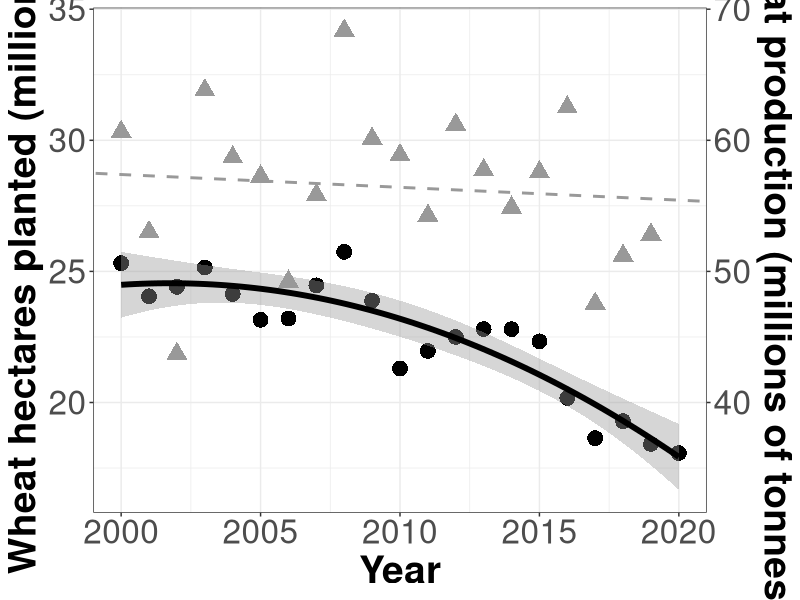

The R script that drew this image: (Note: this script raises an error after producing the figure.)
## ---- chunk 1
master.df <- read.csv2("wheat_IM_data.csv", sep = ",", header = T)
colnames(master.df)
master.df$Year <- as.factor(master.df$Year)
master.df$weight_lbs <- as.numeric(as.character(master.df$weight_lbs))
master.df$Percent_Moisture <- 
  as.numeric(as.character(master.df$Percent_Moisture))
master.df$Yield_bushels_acre <- 
  as.numeric(as.character(master.df$Yield_bushels_acre))
master.df$Yield_kg_hect <- as.numeric(as.character(master.df$Yield_kg_hect))
master.df$Test_weight_kg_hL <- 
  as.numeric(as.character(master.df$Test_weight_kg_hL))
master.df$seed_weight_250g <- 
  as.numeric(as.character(master.df$seed_weight_250g))
master.df$TKW_g <- as.numeric(as.character(master.df$TKW_g))

#Disease data
master.df$Stripe_Rust_DI <- as.numeric(master.df$Stripe_Rust_DI)
master.df$Stripe_Rust_DI_beta <- master.df$Stripe_Rust_DI/100
master.df$Stripe_Rust_DS <- as.numeric(master.df$Stripe_Rust_DS)
master.df$Stripe_Rust_DS_beta <- master.df$Stripe_Rust_DS/80

master.df$FHB_DI <- as.numeric(master.df$FHB_DI)
master.df$FHB_DI_beta <- master.df$FHB_DI/15
master.df$FHB_DS <- as.numeric(master.df$FHB_DS)
master.df$FHB_DS_beta <- master.df$FHB_DS/45
master.df$DON_ppm <- as.numeric(as.character(master.df$DON_ppm))
master.df$DON_ppm <- master.df$DON_ppm + 0.001
master.df$DON_ppm_log <- log(master.df$DON_ppm)
colnames(master.df)
## ---- chunk 2
planted.df <- read.csv2("planted_acres_yield_price.csv", 
                        sep = ",", header = T)
planted.df$Year
planted.df$WHEAT_ACRES_PLANTED <-
  as.numeric(as.character(planted.df$WHEAT_ACRES_PLANTED))
planted.df$WHEAT_BUSHELS_PRODUCED
planted.df$WHEAT_PRICE_RECIEVED_USD_BUSHEL <- 
  as.numeric(as.character(planted.df$WHEAT_PRICE_RECIEVED_USD_BUSHEL))
#Convert acres planted to hectares (divide acres by 2.471)
planted.df$WHEAT_HECTARES_PLANTED <- planted.df$WHEAT_ACRES_PLANTED/2.471
#Divide by 1 thousand to get in decent units
planted.df$WHEAT_HECTARES_PLANTED <- planted.df$WHEAT_HECTARES_PLANTED/1000000
#Convert bushels produced to tonnes (divide bushel by 36.74)
planted.df$WHEAT_TONNES_PRODUCED <- planted.df$WHEAT_BUSHELS_PRODUCED/36.74
#Divide by 1 million to get in decent units
planted.df$WHEAT_TONNES_PRODUCED <- planted.df$WHEAT_TONNES_PRODUCED/1000000
library(ggplot2)
ggplot(planted.df, aes(x=Year)) +
  geom_point(aes(y = WHEAT_HECTARES_PLANTED), size = 5, shape = 16) +
  stat_smooth(aes(y = WHEAT_HECTARES_PLANTED), 
              method = "lm", formula = y ~ x + I(x^2), 
              colour = "black", linetype = 1, size = 2) +
  #geom_text(x=2017, y=16.5, label="y = -0.33x + 682.0 \n P < 0.001",
  #          size = 8) +
  geom_point(aes(y = WHEAT_TONNES_PRODUCED/2), size = 5, shape = 17, 
             colour = "grey60") +
  geom_abline(slope = (-0.09773083/2), intercept = (252.85130202/2),
              colour = "grey60", linetype = 2, size = 1) +
  #geom_text(x=2017.5, y=32, label="y = -0.10x + 252.9 \n P = 0.68",
  #          colour = "grey60", size = 8) +
  ylab("Wheat hectares planted (millions)") +
  scale_y_continuous(sec.axis = sec_axis(~.*2, name = "Wheat production (millions of tonnes)")) +
  theme_bw() + theme(strip.text.x = element_text(size=8, face = "bold"),
                     axis.text.x=element_text(size=24),
                     axis.text.y=element_text(size=24),
                     axis.title.x=element_text(size=28, face="bold"),
                     axis.title.y=element_text(size=28, face="bold"))

plant.lm <- lm(WHEAT_HECTARES_PLANTED~Year, planted.df)
summary(plant.lm)
planted.df$Year2 <- planted.df$Year^2
plant.quad <- lm(WHEAT_HECTARES_PLANTED~Year + Year2, planted.df)
summary(plant.quad)
#Quadratic fit is better for hectares planted

yield.lm <- lm(WHEAT_TONNES_PRODUCED~Year, planted.df)
summary(yield.lm)
yield.lm$coefficients
yield.quad <- lm(WHEAT_TONNES_PRODUCED~Year + Year2, planted.df)
summary(yield.quad)
planted.df$Year3 <- planted.df$Year^3
yield.cubic <- lm(WHEAT_TONNES_PRODUCED~Year + Year2 + Year3, planted.df)
summary(yield.cubic)
## ---- chunk 3
colnames(master.df)
#Use this function to get variety x management x year means
#Replace "Test_weight_kg_hL" with "Yield_kg_hect" in the function if you want the yield results
#Just replace "Pro 200" with whatever variety you're interested in
get_mean <- function(var, man, yr) {
  temp.df <- with(master.df, master.df[variety == as.character(var) & 
                                       management == as.character(man) &
                                       Year == as.character(yr),])
  mean(na.omit(temp.df$Test_weight_kg_hL))
}
get_mean("Pro 200","Current","2016")
get_mean("Pro 200","MidLevel","2016")
get_mean("Pro 200","HighLevel","2016")
get_mean("Pro 200","Current","2017")
get_mean("Pro 200","MidLevel","2017")
get_mean("Pro 200","HighLevel","2017")
get_mean("Pro 200","Current","2018")
get_mean("Pro 200","MidLevel","2018")
get_mean("Pro 200","HighLevel","2018")
get_mean("Pro 200","Current","2019")
get_mean("Pro 200","MidLevel","2019")
get_mean("Pro 200","HighLevel","2019")

#Use this function to variety means across years
#Replace "Test_weight_kg_hL" with "Yield_kg_hect" in the function if you want the yield results
#Just replace "Pro 200" with whatever variety you're interested in
get_mean2 <- function(var) {
  temp.df <- with(master.df, master.df[variety == as.character(var),])
  mean(na.omit(temp.df$Test_weight_kg_hL))
}
get_mean2("Pro 200")

#Get Tukey group letters for management effects of variety within year
#Replace "Test_weight_kg_hL" with "Yield_kg_hect" in the function if you want the yield results
#Just replace "Pro 200" with whatever variety you're interested in
library(lme4)
library(lmerTest)
library(emmeans)
#Use these functions to dtermine tukey groups for Yield. 
#Change "Yield_kg_hect" to "Test_weight_kg_hL" to get test weight data
AOVTukey_withinvar <- function(var, yr) {
  temp.df <- with(master.df, master.df[variety == as.character(var) &
                                       Year == as.character(yr),])
  mod <- lmer(Yield_kg_hect ~ management +
                                  (1|rep), data = temp.df)
  mod.em <- emmeans(mod, ~ management)
  mod.results <- multcomp::cld(mod.em, 
                            alpha = 0.05, 
                            adjust = "tuk", 
                            Letters = letters, 
                            reversed = TRUE, 
                            details = TRUE)
  mod.results$emmeans
}
AOVTukey_acrossvar <- function(yr) {
  temp.df <- with(master.df, master.df[Year == as.character(yr),])
  mod <- lmer(Yield_kg_hect ~ management +
                                  (1|rep) +
                                  (1|variety), data = temp.df)
  mod.em <- emmeans(mod, ~ management)
  mod.results <- multcomp::cld(mod.em, 
                            alpha = 0.05, 
                            adjust = "tuk", 
                            Letters = letters, 
                            reversed = TRUE, 
                            details = TRUE)
  mod.results$emmeans
}

#Use this code to determine tukey groups within var. Just change "Pro 380" with whatever variety you desire.
AOVTukey_withinvar("Pro 380", "2016")
AOVTukey_withinvar("Pro 380", "2017")
AOVTukey_withinvar("Pro 380", "2018")
AOVTukey_withinvar("Pro 380", "2019")
AOVTukey_acrossvar("2016")
AOVTukey_acrossvar("2017")
AOVTukey_acrossvar("2018")
AOVTukey_acrossvar("2019")

#Get Tukey group letters for variety effects across years
#Change "Yield_kg_hect" to "Test_weight_kg_hL" to get test weight data
library(emmeans)
library(multcomp)
allvar_lm <- lmer(Yield_kg_hect ~ variety +
                                      (1|rep) +
                                      (1|Year) +
                                      (1|rep:Year), data = master.df)
allvar_anova <- emmeans(allvar_lm, ~variety)
allvar_anova_results <- multcomp::cld(allvar_anova, 
                            alpha = 0.05, 
                            adjust = "tuk", 
                            Letters = letters, 
                            reversed = TRUE, 
                            details = TRUE)
allvar_anova_results2$emmeans
## ---- chunk 4
#Examine if data can be combined across years
yield.aov <- aov(Yield_kg_hect ~ Year, data = master.df)
summary(yield.aov)
TukeyHSD(yield.aov)
#Significantly higher yields in 2016 than in any other year. Check test weight too
TW.aov <- aov(Test_weight_kg_hL ~ Year, data = master.df)
summary(TW.aov)
TukeyHSD(TW.aov)
#Incorporate this info into the data frame for plotting
master.df$Year
master.df$YearTukey <- rep(c("A","B","B","B"), each = 168)
master.df$Test_weight_kg_hL
master.df$Test_weight_kg_hLTukey <- rep(c("A","C","B","C"), each = 168)
library(ggplot2)
library(ggpubr)
#install.packages("forcats")
#install.packages("rstatix")
library(forcats)
library(rstatix)
colnames(master.df)
master.df$management <- fct_relevel(master.df$management,
                                    "Current","MidLevel","HighLevel")
treatments <- list(c("Current", "MidLevel"),
                   c("Current", "HighLevel"),
                   c("MidLevel", "HighLevel"))

symnum.args <- list(
  cutpoints = c(0, 0.001, 0.01, 0.05, 1), 
  symbols = c("***","**","*","ns"))

p1 <- ggplot(data = master.df, aes(x = management, y = Yield_kg_hect/1000, 
                             fill = management)) +
  stat_summary(fun = mean, position="identity", geom = "bar") +
  stat_summary(fun.data = mean_se, 
               position = "identity", 
               geom = "errorbar",
               width = 0.5) +
  stat_compare_means(comparisons = treatments, 
                     size = 5, label = "p.adj.signif", method = "t.test",
                     label.y = c(11,12.5,14), symnum.args = symnum.args) +
  geom_jitter(width = 0.1, alpha = 0.5) +
  scale_y_continuous(expand = expansion(mult = c(0, 0.1))) +
  facet_grid(~Year + YearTukey, switch="x") +
  ylab("Yield\n(thousands of kg / hectare)") +
  #ggtitle("") +
  theme_bw() + guides(fill=guide_legend("Management Intensity")) +
  theme(legend.position="none",
          legend.title=element_text(size=24),
          legend.text=element_text(size=24),
          strip.text.x = element_text(size=20, face = "bold"),
          axis.text.x=element_blank(), 
          axis.text.y=element_text(size=20),
          axis.title.x=element_blank(), 
          axis.title.y=element_text(size=20, face="bold"), 
          axis.ticks.x=element_blank(),
          panel.background=element_blank()) +
  scale_fill_grey()

p2 <- ggplot(data = master.df, aes(x = management, y = Test_weight_kg_hL, 
                             fill = management)) +
  stat_summary(fun = mean, position="identity", geom = "bar") +
  stat_summary(fun.data = mean_se, 
               position = "identity", 
               geom = "errorbar",
               width = 0.5) +
  stat_compare_means(comparisons = treatments, 
                     size = 5, label = "p.signif", method = "t.test",
                     label.y = c(85,95,107), symnum.args = symnum.args) +
  geom_jitter(width = 0.1, alpha = 0.5) +
  scale_y_continuous(expand = expansion(mult = c(0, 0.1))) +
  geom_hline(aes(yintercept=75), linetype = 2) +
  facet_grid(~Year + Test_weight_kg_hLTukey, switch="x") +
  ylab("Wheat test weight\n(kg / hectaliter)") +
  #ggtitle("") +
  theme_bw() + guides(fill=guide_legend("Management Intensity")) +
  theme(legend.position="bottom",
          legend.title=element_text(size=24),
          legend.text=element_text(size=24),
          strip.text.x = element_text(size=20, face = "bold"),
          axis.text.x=element_blank(), 
          axis.text.y=element_text(size=20),
          axis.title.x=element_blank(), 
          axis.title.y=element_text(size=20, face="bold"), 
          axis.ticks.x=element_blank(),
          panel.background=element_blank()) +
  scale_fill_grey()

library(gridExtra)
grid.arrange(p1,p2,ncol=1)
## ---- chunk 5
colnames(master.df)
get.prob <- function(man) {
  temp.df <- master.df[master.df$management == as.character(man),]
  n <- length(temp.df$Test_weight_lbs_bu)
  nodock_count <- 0
  dock1_count <- 0
  dock2_count <- 0
  dock3_count <- 0
  for (i in temp.df$Test_weight_lbs_bu){
    if (i >= 58){
      nodock_count <- nodock_count + 1
    }
    else if (i < 58 && i >= 56){
      dock1_count <- dock1_count + 1
    }
    else if (i < 56 && i >= 52){
      dock2_count <- dock2_count + 1
    }
    else if (i < 52){
      dock3_count <- dock3_count + 1
    }
  }
  print(cat("No dock = ", nodock_count, " out of ", n))
  print(cat("Dock 1  = ", dock1_count, " out of ", n))
  print(cat("Dock 2  = ", dock2_count, " out of ", n))
  print(cat("Dock 3  = ", dock3_count, " out of ", n))
}
get.prob("Current")
get.prob("MidLevel")
get.prob("HighLevel")
## ---- chunk 6
colnames(master.df)
range(na.omit(master.df$DON_ppm))
get.prob2 <- function(man) {
  temp.df <- master.df[master.df$management == as.character(man),]
  n <- length(na.omit(temp.df$DON_ppm))
  nodock_count <- 0
  dock20_count <- 0
  dock30_count <- 0
  dock40_count <- 0
  for (i in na.omit(temp.df$DON_ppm)){
    if (i < 2.1){
      nodock_count <- nodock_count + 1
    }
    else if (i >= 2.1 && i < 3.0){
      dock20_count <- dock20_count + 1
    }
    else if (i >= 3.1 && i < 4.0){
      dock30_count <- dock30_count + 1
    }
    else if (i >= 4.0){
      dock40_count <- dock40_count + 1
    }
  }
  print(cat("No dock = ", nodock_count, " out of ", n))
  print(cat("Dock 20¢ = ", dock20_count, " out of ", n))
  print(cat("Dock 30¢ = ", dock30_count, " out of ", n))
  print(cat("Rejection = ", dock40_count, " out of ", n))
}
get.prob2("Current")
get.prob2("MidLevel")
get.prob2("HighLevel")
## ---- chunk 7
library(ggplot2)
library(ggpubr)
#install.packages("forcats")
library(forcats)
colnames(master.df)
master.df$management <- fct_relevel(master.df$management,
                                    "Current","MidLevel","HighLevel")
treatments <- list(c("Current", "MidLevel"),
                   c("Current", "HighLevel"),
                   c("MidLevel", "HighLevel"))

master.df2 <- master.df[master.df$Year != 2016,]

symnum.args <- list(
  cutpoints = c(0, 0.001, 0.01, 0.05, 1), 
  symbols = c("***","**","*","ns"))

p.FHB.DI <- ggplot(data = master.df2, aes(x = management, y = FHB_DI_beta, 
                             fill = management)) +
  stat_summary(fun = mean, position="identity", geom = "bar") +
  stat_summary(fun.data = mean_se, 
               position = "identity", 
               geom = "errorbar",
               width = 0.5) +
  stat_compare_means(comparisons = treatments, 
                     size = 5, label = "p.signif", method = "t.test",
                     label.y = c(1.2,1.4,1.6), symnum.args = symnum.args) +
  geom_jitter(width = 0.2, alpha = 0.5) +
  scale_x_discrete(limits=c("HighLevel", "MidLevel", "Current")) +
  #scale_y_continuous(expand = expansion(mult = c(0, 0.1))) +
  #facet_grid(~Year, switch="x") +
  ylab("FHB disease incidence") + xlab("") +
  coord_flip() +
  #ggtitle("") +
  theme_bw() + guides(fill=guide_legend("Management Intensity")) +
  theme(legend.position="none",
          legend.title=element_text(size=24),
          legend.text=element_text(size=24),
          strip.text.y = element_blank(),
          #strip.text.x = element_text(size=12, face = "bold"),
          axis.text.x=element_text(size=20),
          axis.text.y=element_text(size=20),
          axis.title.x=element_text(size=20, face="bold"),
          axis.title.y=element_text(size=20, face="bold"), 
          axis.ticks.x=element_blank(),
          panel.background=element_blank()) +
  scale_fill_grey()

p.FHB.DS <- ggplot(data = master.df2, aes(x = management, y = FHB_DS_beta, 
                             fill = management)) +
  stat_summary(fun = mean, position="identity", geom = "bar") +
  stat_summary(fun.data = mean_se, 
               position = "identity", 
               geom = "errorbar",
               width = 0.5) +
  stat_compare_means(comparisons = treatments, 
                     size = 5, label = "p.signif", method = "t.test",
                     label.y = c(1.2,1.4,1.6), symnum.args = symnum.args) +
  geom_jitter(width = 0.2, alpha = 0.5) +
  scale_x_discrete(limits=c("HighLevel", "MidLevel", "Current")) +
  #scale_y_continuous(expand = expansion(mult = c(0, 0.1))) +
  #facet_grid(~Year, switch="x") +
  ylab("FHB disease severity") + xlab("") +
  coord_flip() +
  #ggtitle("") +
  theme_bw() + guides(fill=guide_legend("Management Intensity")) +
  theme(legend.position="none",
          legend.title=element_text(size=24),
          legend.text=element_text(size=24),
          strip.text.y = element_blank(),
          #strip.text.x = element_text(size=12, face = "bold"),
          axis.text.x=element_text(size=20),
          axis.text.y=element_blank(),
          axis.title.x=element_text(size=20, face="bold"),
          axis.title.y=element_text(size=20, face="bold"), 
          axis.ticks.x=element_blank(),
          panel.background=element_blank()) +
  scale_fill_grey()

master.df2 <- master.df2[master.df2$Year != 2017,]
p.DON <- ggplot(data = master.df2, aes(x = management, y = DON_ppm, 
                             fill = management)) +
  stat_summary(fun = mean, position="identity", geom = "bar") +
  stat_summary(fun.data = mean_se, 
               position = "identity", 
               geom = "errorbar",
               width = 0.5) +
  stat_compare_means(comparisons = treatments, 
                     size = 5, label = "p.signif", method = "t.test",
                     label.y = c(4.5,5.5,6.5), symnum.args = symnum.args) +
  geom_jitter(width = 0.1, alpha = 0.5) +
  scale_x_discrete(limits=c("HighLevel", "MidLevel", "Current")) +
  #scale_y_continuous(expand = expansion(mult = c(0.05, 0.1))) +
  #facet_grid(~Year) +
  ylab("DON concentrations (ppm)") + xlab("") +
  coord_flip() +
  #ggtitle("") +
  theme_bw() + guides(fill=guide_legend("Management Intensity")) +
  theme(legend.position="none",
          legend.title=element_text(size=24),
          legend.text=element_text(size=24),
          strip.text.y = element_blank(),
          #strip.text.x = element_text(size=12, face = "bold"),
          axis.text.x=element_text(size=20),
          axis.text.y=element_blank(),
          axis.title.x=element_text(size=20, face="bold"),
          axis.title.y=element_text(size=20, face="bold"), 
          axis.ticks.x=element_blank(),
          panel.background=element_blank()) +
  scale_fill_grey()

master.df3 <- master.df[master.df$Year == 2017,]

p.SR.DS <- ggplot(data = master.df3, aes(x = management, 
                              y = Stripe_Rust_DS_beta, 
                              fill = management)) +
  stat_summary(fun = mean, position="identity", geom = "bar") +
  stat_summary(fun.data = mean_se, 
               position = "identity", 
               geom = "errorbar",
               width = 0.5) +
  stat_compare_means(comparisons = treatments, 
                     size = 5, label = "p.signif", method = "t.test",
                     label.y = c(1.2,1.4,1.6), symnum.args = symnum.args) +
  geom_jitter(width = 0.1, alpha = 0.5) +
  scale_x_discrete(limits=c("HighLevel", "MidLevel", "Current")) +
  #scale_y_continuous(expand = expansion(mult = c(0, 0.1))) +
  #facet_grid(~Year) +
  ylab("Stripe rust\ndisease severity") + xlab("") +
  coord_flip() +
  #ggtitle("") +
  theme_bw() + guides(fill=guide_legend("Management Intensity")) +
  theme(legend.position="none",
          legend.title=element_text(size=24),
          legend.text=element_text(size=24),
          strip.text.y = element_blank(),
          #strip.text.x = element_text(size=12, face = "bold"),
          axis.text.x=element_text(size=20),
          axis.text.y=element_blank(),
          axis.title.x=element_text(size=20, face="bold"),
          axis.title.y=element_text(size=20, face="bold"), 
          axis.ticks.x=element_blank(),
          panel.background=element_blank()) +
  scale_fill_grey()

p.SR.DI <- ggplot(data = master.df3, aes(x = management, 
                              y = Stripe_Rust_DI_beta, 
                              fill = management)) +
  stat_summary(fun = mean, position="identity", geom = "bar") +
  stat_summary(fun.data = mean_se, 
               position = "identity", 
               geom = "errorbar",
               width = 0.5) +
  stat_compare_means(comparisons = treatments, 
                     size = 5, label = "p.signif", method = "t.test",
                     label.y = c(1.2,1.4,1.6), symnum.args = symnum.args) +
  geom_jitter(width = 0.1, alpha = 0.5) +
  scale_x_discrete(limits=c("HighLevel", "MidLevel", "Current")) +
  #scale_y_continuous(expand = expansion(mult = c(0, 0.1))) +
  #facet_grid(~Year) +
  ylab("Stripe rust\ndisease incidence") + xlab("") +
  coord_flip() +
  #ggtitle("") +
  theme_bw() + guides(fill=guide_legend("Management Intensity")) +
  theme(legend.position="none",
          legend.title=element_text(size=24),
          legend.text=element_text(size=24),
          strip.text.y = element_blank(),
          #strip.text.x = element_text(size=12, face = "bold"),
          axis.text.x=element_text(size=20),
          axis.text.y=element_text(size=20),
          axis.title.x=element_text(size=20, face="bold"),
          axis.title.y=element_text(size=20, face="bold"), 
          axis.ticks.x=element_blank(),
          panel.background=element_blank()) +
  scale_fill_grey()

#install.packages("patchwork")
library(patchwork)
layout <- "
AABB##
CCDDEE
"
p.SR.DI + p.SR.DS + p.FHB.DI + p.FHB.DS + p.DON +
  plot_layout(design = layout)
